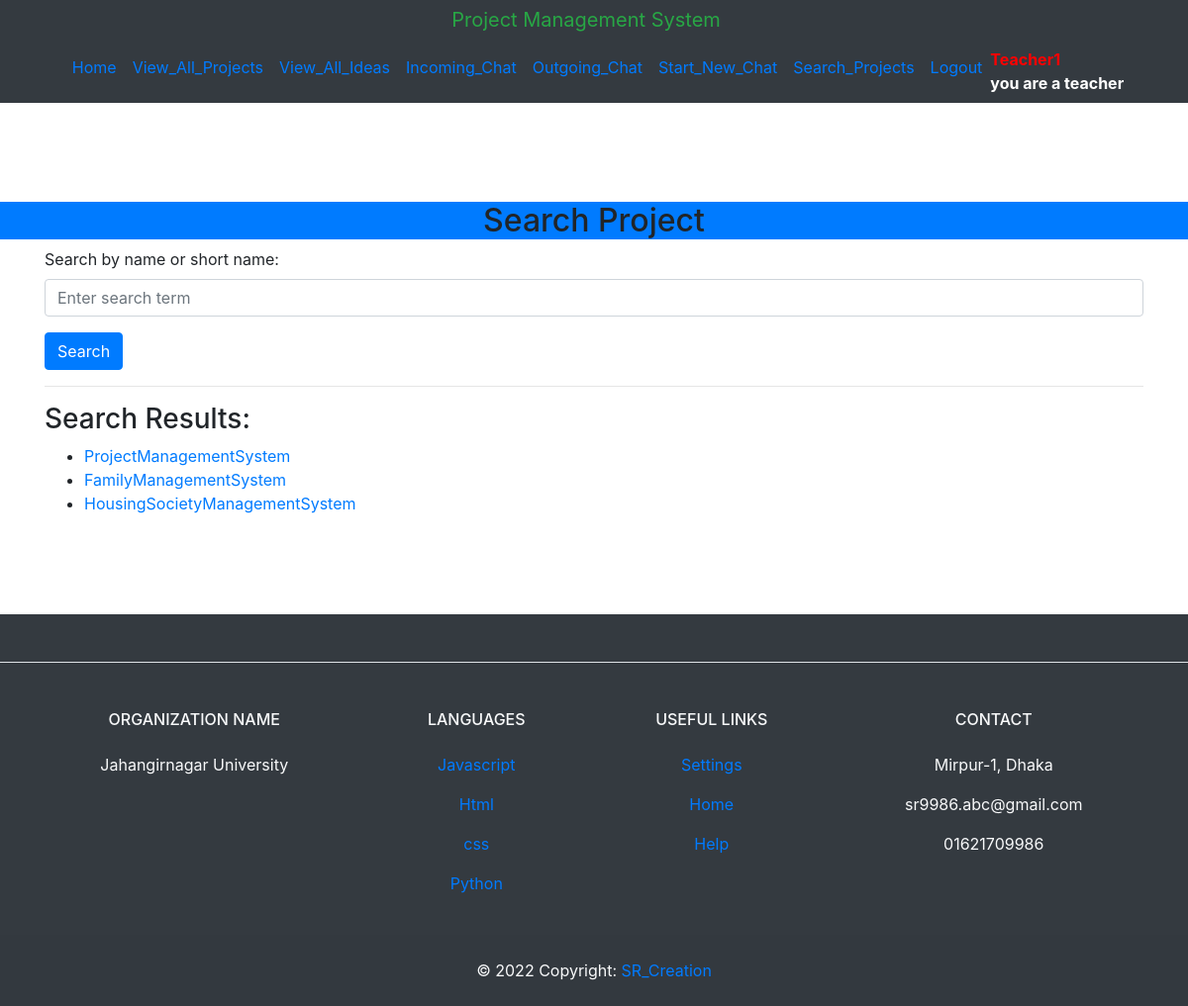
Screenshot of /search_project/ (signed in) with the database file from the repository.
### Backend_Management_App/models.py (models this page shows)
class User(AbstractUser):
    USER_TYPE_CHOICES = (
        ('teacher', 'Teacher'),
        ('student', 'Student'),
    )
    user_type = models.CharField(
        max_length=10,
        choices=USER_TYPE_CHOICES,
        blank=True,
        null=True,
    )
    groups = models.ManyToManyField(
        Group,
        verbose_name=_('groups'),
        blank=True,
        related_name='backend_management_users_groups',
        related_query_name='user',
        help_text=_('The groups this user belongs to. A user will get all permissions '
                    'granted to each of their groups.'),
    )
    user_permissions = models.ManyToManyField(
        Permission,
        verbose_name=_('user permissions'),
        blank=True,
        related_name='backend_management_users_permissions',
        related_query_name='user',
        help_text=_('Specific permissions for this user.'),
    )

class Project(models.Model):
    name = models.CharField(max_length=255)
    short_name = models.CharField(max_length=50, unique=True)
    description = models.TextField()
    file = models.FileField(upload_to='projects')
    approved = models.BooleanField(default=False)
    status_data = ((1, "APPROVED"), (2, "REJECTED"), (0, "PENDING"))
    status = models.CharField(default=0, choices=status_data, max_length=20)
    teacher = models.ForeignKey(User, on_delete=models.CASCADE, related_name='projects', null=True , limit_choices_to={'is_teacher': True})
    students = models.ForeignKey(User, on_delete=models.CASCADE, related_name='student_projects', blank=True)
    created_at = models.DateTimeField(auto_now_add=True)
    updated_at = models.DateTimeField(auto_now=True)

### Backend_Management_App/views.py (the view)
# urls.py: path('search_project/', views.search_project, name='search_project'),
@login_required
def search_project(request):
    query = request.GET.get('q')
    if query:
        projects = Project.objects.filter(title__icontains=query)
    else:
        projects = Project.objects.all()
    context = {'projects': projects, 'query': query}
    return render(request, 'search_project.html', context)

### templates/search_project.html
{% extends 'base.html' %}
{% block content %}
  <h2 class="text-center bg-primary">Search Project</h2>
  <div class="container">
  <form method="GET" action="{% url 'search_project' %}">
    <div class="form-group">
      <label for="search">Search by name or short name:</label>
      <input type="text" class="form-control" id="search" name="search" placeholder="Enter search term" value="{{ search }}">
    </div>
    <button type="submit" class="btn btn-primary">Search</button>
  </form>
  {% if projects %}
    <hr>
    <h3>Search Results:</h3>
    <ul>
    {% for project in projects %}
      <li><a href="{% url 'project_detail' short_name=project.short_name %}">{{ project.name }}</a></li>
    {% endfor %}
    </ul>
  {% endif %}
  </div>
{% endblock %}

### templates/base.html (shortened to what this page needs)
<!DOCTYPE html>
<html lang="en">
<head>
    <link rel="stylesheet" href="https://maxcdn.bootstrapcdn.com/bootstrap/4.0.0/css/bootstrap.min.css">
</head>
<body>
    <header class="bg-dark" style="margin-bottom: 100px">
      <div class="text-center"><a class="navbar-brand text-success" href="#">Project Management System</a></div>
        <nav class="navbar navbar-expand-lg container ">
            <div class="collapse navbar-collapse justify-content-center" id="navbarNav">
                <ul class="navbar-nav">
                    <li class="nav-item">
                        <a class="nav-link" href="{% url 'home' %}">Home</a>
                    </li>
                    <li class="nav-item">
                        <a class="nav-link" href="{% url 'project_list' %}">View_All_Projects</a>
                    </li>
                    {% if user.is_authenticated and user.user_type == "teacher" %}
                    <li class="nav-item">
                        <a class="nav-link" href="{% url 'idea_list' %}">View_All_Ideas</a>
                    </li>
                    <li class="nav-item">
                        <a class="nav-link" href="{% url 'inbox' %}">Incoming_Chat</a>
                    </li>
                    <li class="nav-item">
                        <a class="nav-link" href="{% url 'sent' %}">Outgoing_Chat</a>
                    </li>
                    <li class="nav-item">
                        <a class="nav-link" href="{% url 'send_message' user.username %}">Start_New_Chat</a>
                    </li>
                    {% endif %}
                    <li class="nav-item">
                        <a class="nav-link" href="{% url 'search_project' %}">Search_Projects</a>
                    </li>
                    {% if user.is_authenticated %}
                    <li class="nav-item">
                      <a class="nav-link" href="{% url 'logout' %}">Logout</a>
                    </li>
                    <li class="nav-item" style="">
                        <b style="color:Red">{{ user.username }}</b> <br> <b style="color:white">you are a {{ user.user_type }}</b>
                    </li>
                    {% else %}
                <li class="nav-item"><a class="nav-link" href="{% url 'register' %}">Register</a></li>
                <li class="nav-item"><a class="nav-link" href="{% url 'login' %}">Login</a></li>
            {% endif %}
        </ul>
    </header>
    <main>
        {% block content %}{% endblock %}
    </main>
    <footer class="text-center text-lg-start bg-dark text-light" style="margin-top: 100px">
        <section class="d-flex justify-content-center justify-content-lg-between p-4 border-bottom">
        </section>
        <section class="">
          <div class="container text-center text-md-start mt-5">
            <div class="row mt-3">
              <div class="col-md-3 col-lg-4 col-xl-3 mx-auto mb-4">
                <h6 class="text-uppercase fw-bold mb-4">
                  Organization Name
                </h6>
                <p align="center">
                  Jahangirnagar University
                </p>
              </div>
              <div class="col-md-2 col-lg-2 col-xl-2 mx-auto mb-4">
                <h6 class="text-uppercase fw-bold mb-4">
                  Languages
                </h6>
                <p>
                  <a href="#!" class="text-reset">Javascript</a>
                </p>
                <p>
                  <a href="#!" class="text-reset">Html</a>
                </p>
                <p>
                  <a href="#!" class="text-reset">css</a>
                </p>
                  <p>
                  <a href="#" class="text-reset">Python</a>
                </p>
              </div>
              <div class="col-md-3 col-lg-2 col-xl-2 mx-auto mb-4">
                <h6 class="text-uppercase fw-bold mb-4">
                  Useful links
                </h6>
                <p>
                  <a href="#!" class="text-reset">Settings</a>
                </p>
                <p>
                  <a href="#!" class="text-reset">Home</a>
                </p>
                <p>
                  <a href="#!" class="text-reset">Help</a>
                </p>
              </div>
              <div class="col-md-4 col-lg-3 col-xl-3 mx-auto mb-md-0 mb-4">
                <h6 class="text-uppercase fw-bold mb-4">Contact</h6>
                <p> Mirpur-1, Dhaka</p>
                <p>
                  sr9986.abc@gmail.com
                </p>
                <p> 01621709986</p>
              </div>
            </div>
          </div>
        </section>
        <div class="text-center p-4" style="background-color: rgba(0, 0, 0, 0.025);">
          © 2022 Copyright:
          <a class="text-reset fw-bold" href="#">SR_Creation</a>
        </div>
      </footer>
</body>
</html>

### rows the page displays
User: username "Teacher1", user_type "teacher"
Project: name "ProjectManagementSystem"
Project: name "FamilyManagementSystem"
Project: name "HousingSocietyManagementSystem"
